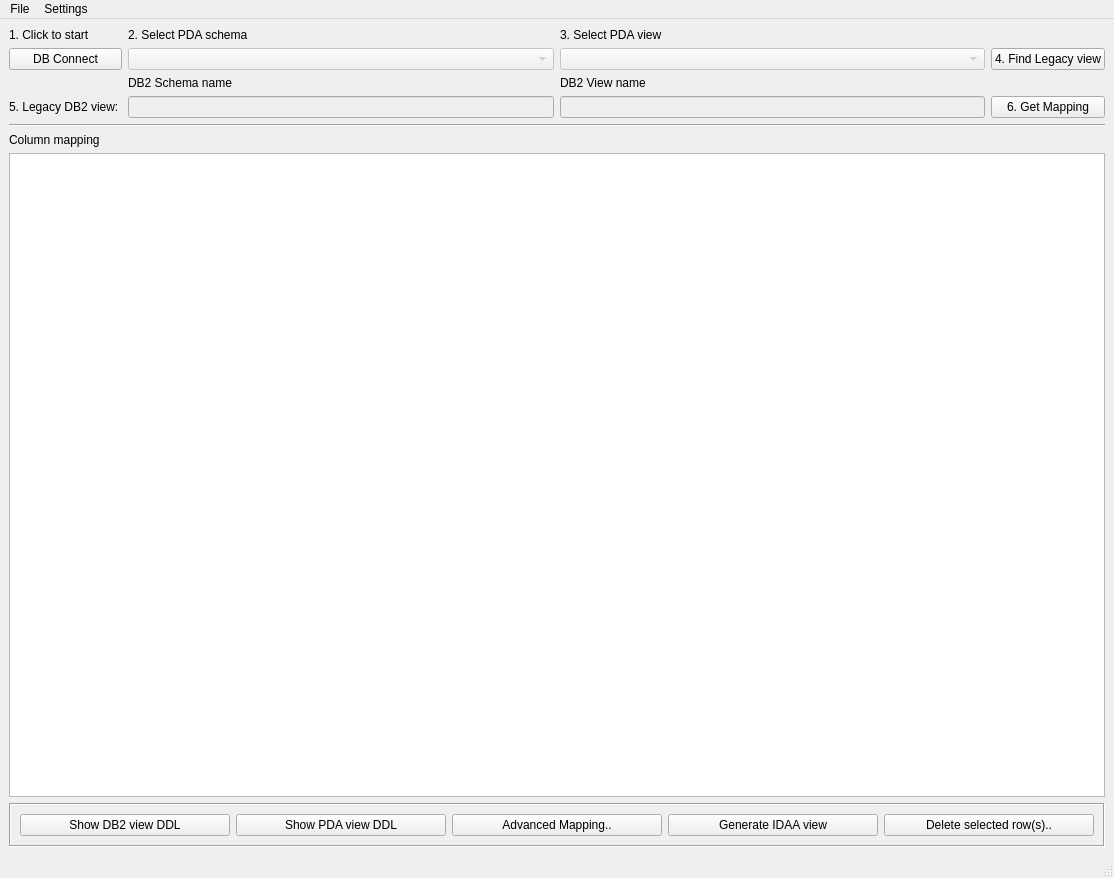
<?xml version="1.0" encoding="UTF-8"?>
<ui version="4.0">
 <class>MainWindow</class>
 <widget class="QMainWindow" name="MainWindow">
  <property name="geometry">
   <rect>
    <x>0</x>
    <y>0</y>
    <width>1114</width>
    <height>878</height>
   </rect>
  </property>
  <property name="windowTitle">
   <string>MainWindow</string>
  </property>
  <widget class="QWidget" name="centralwidget">
   <layout class="QGridLayout" name="gridLayout">
    <item row="1" column="2">
     <widget class="QComboBox" name="comboBox2">
      <property name="enabled">
       <bool>false</bool>
      </property>
     </widget>
    </item>
    <item row="0" column="2">
     <widget class="QLabel" name="label_5">
      <property name="text">
       <string>3. Select PDA view</string>
      </property>
     </widget>
    </item>
    <item row="3" column="1">
     <widget class="QLineEdit" name="Text_DB2_Schema">
      <property name="enabled">
       <bool>false</bool>
      </property>
     </widget>
    </item>
    <item row="6" column="0" colspan="4">
     <widget class="QTableWidget" name="tableWidget">
      <property name="sizePolicy">
       <sizepolicy hsizetype="Expanding" vsizetype="Expanding">
        <horstretch>0</horstretch>
        <verstretch>0</verstretch>
       </sizepolicy>
      </property>
      <property name="contextMenuPolicy">
       <enum>Qt::CustomContextMenu</enum>
      </property>
      <property name="frameShape">
       <enum>QFrame::StyledPanel</enum>
      </property>
      <property name="alternatingRowColors">
       <bool>false</bool>
      </property>
      <attribute name="horizontalHeaderStretchLastSection">
       <bool>true</bool>
      </attribute>
     </widget>
    </item>
    <item row="2" column="1">
     <widget class="QLabel" name="label_4">
      <property name="text">
       <string notr="true">DB2 Schema name</string>
      </property>
     </widget>
    </item>
    <item row="5" column="0">
     <widget class="QLabel" name="label">
      <property name="text">
       <string>Column mapping</string>
      </property>
     </widget>
    </item>
    <item row="1" column="0">
     <widget class="QPushButton" name="pushButton">
      <property name="text">
       <string notr="true">DB Connect</string>
      </property>
     </widget>
    </item>
    <item row="1" column="1">
     <widget class="QComboBox" name="comboBox1">
      <property name="enabled">
       <bool>false</bool>
      </property>
      <property name="toolTip">
       <string>Select view to proceed</string>
      </property>
     </widget>
    </item>
    <item row="3" column="3">
     <widget class="QPushButton" name="pushButton_2">
      <property name="text">
       <string>6. Get Mapping</string>
      </property>
     </widget>
    </item>
    <item row="1" column="3">
     <widget class="QPushButton" name="pushButton_3">
      <property name="text">
       <string>4. Find Legacy view</string>
      </property>
     </widget>
    </item>
    <item row="4" column="0" colspan="4">
     <widget class="Line" name="line">
      <property name="orientation">
       <enum>Qt::Horizontal</enum>
      </property>
     </widget>
    </item>
    <item row="0" column="1">
     <widget class="QLabel" name="label_2">
      <property name="text">
       <string notr="true">2. Select PDA schema</string>
      </property>
     </widget>
    </item>
    <item row="3" column="0">
     <widget class="QLabel" name="label_3">
      <property name="text">
       <string notr="true">5. Legacy DB2 view: </string>
      </property>
     </widget>
    </item>
    <item row="0" column="0">
     <widget class="QLabel" name="label_6">
      <property name="text">
       <string>1. Click to start</string>
      </property>
     </widget>
    </item>
    <item row="2" column="2">
     <widget class="QLabel" name="label_7">
      <property name="text">
       <string>DB2 View name</string>
      </property>
     </widget>
    </item>
    <item row="3" column="2">
     <widget class="QLineEdit" name="Text_DB2_View">
      <property name="enabled">
       <bool>false</bool>
      </property>
     </widget>
    </item>
    <item row="7" column="0" colspan="4">
     <widget class="QFrame" name="frame">
      <property name="sizePolicy">
       <sizepolicy hsizetype="Preferred" vsizetype="Preferred">
        <horstretch>0</horstretch>
        <verstretch>0</verstretch>
       </sizepolicy>
      </property>
      <property name="frameShape">
       <enum>QFrame::Box</enum>
      </property>
      <property name="frameShadow">
       <enum>QFrame::Sunken</enum>
      </property>
      <layout class="QHBoxLayout" name="horizontalLayout">
       <item>
        <widget class="QPushButton" name="pushButton_4">
         <property name="text">
          <string>Show DB2 view DDL</string>
         </property>
        </widget>
       </item>
       <item>
        <widget class="QPushButton" name="pushButton_5">
         <property name="text">
          <string>Show PDA view DDL</string>
         </property>
        </widget>
       </item>
       <item>
        <widget class="QPushButton" name="pushButton_8">
         <property name="text">
          <string>Advanced Mapping..</string>
         </property>
        </widget>
       </item>
       <item>
        <widget class="QPushButton" name="pushButton_6">
         <property name="text">
          <string>Generate IDAA view</string>
         </property>
        </widget>
       </item>
       <item>
        <widget class="QPushButton" name="pushButton_7">
         <property name="text">
          <string>Delete selected row(s)..</string>
         </property>
        </widget>
       </item>
      </layout>
     </widget>
    </item>
   </layout>
  </widget>
  <widget class="QMenuBar" name="menubar">
   <property name="geometry">
    <rect>
     <x>0</x>
     <y>0</y>
     <width>1114</width>
     <height>21</height>
    </rect>
   </property>
   <widget class="QMenu" name="menufgf">
    <property name="title">
     <string>File</string>
    </property>
    <addaction name="actionAbout"/>
    <addaction name="actionHelp"/>
    <addaction name="separator"/>
    <addaction name="actionExit"/>
   </widget>
   <widget class="QMenu" name="menuSettings">
    <property name="title">
     <string>Settings</string>
    </property>
    <addaction name="actionProgram_preference"/>
   </widget>
   <addaction name="menufgf"/>
   <addaction name="menuSettings"/>
  </widget>
  <widget class="QStatusBar" name="statusbar"/>
  <action name="actionHelp">
   <property name="text">
    <string>Help</string>
   </property>
  </action>
  <action name="actionExit">
   <property name="text">
    <string>Exit</string>
   </property>
  </action>
  <action name="actionAbout">
   <property name="text">
    <string>About</string>
   </property>
  </action>
  <action name="actionProgram_preference">
   <property name="text">
    <string>Program preference</string>
   </property>
  </action>
  <action name="actionDeleteRow">
   <property name="text">
    <string>DeleteRow</string>
   </property>
  </action>
 </widget>
 <resources/>
 <connections>
  <connection>
   <sender>tableWidget</sender>
   <signal>customContextMenuRequested(QPoint)</signal>
   <receiver>actionDeleteRow</receiver>
   <slot>trigger()</slot>
   <hints>
    <hint type="sourcelabel">
     <x>555</x>
     <y>535</y>
    </hint>
    <hint type="destinationlabel">
     <x>-1</x>
     <y>-1</y>
    </hint>
   </hints>
  </connection>
 </connections>
</ui>
